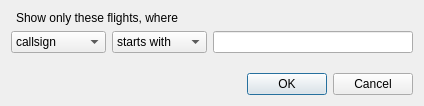
<?xml version="1.0" encoding="UTF-8"?>
<ui version="4.0">
 <class>FilterDialog</class>
 <widget class="QDialog" name="FilterDialog">
  <property name="windowModality">
   <enum>Qt::ApplicationModal</enum>
  </property>
  <property name="geometry">
   <rect>
    <x>0</x>
    <y>0</y>
    <width>424</width>
    <height>106</height>
   </rect>
  </property>
  <property name="windowTitle">
   <string>Filter settings</string>
  </property>
  <property name="windowIcon">
   <iconset resource="imgs.qrc">
    <normaloff>:/mainIcon/icon.png</normaloff>:/mainIcon/icon.png</iconset>
  </property>
  <property name="modal">
   <bool>true</bool>
  </property>
  <layout class="QVBoxLayout" name="verticalLayout">
   <item>
    <layout class="QHBoxLayout" name="horizontalLayout">
     <item>
      <widget class="QLabel" name="label">
       <property name="text">
        <string>Show only these flights, where</string>
       </property>
       <property name="indent">
        <number>5</number>
       </property>
      </widget>
     </item>
    </layout>
   </item>
   <item>
    <layout class="QHBoxLayout" name="horizontalLayout_2">
     <item>
      <widget class="QComboBox" name="FieldBeginComboBox">
       <item>
        <property name="text">
         <string>callsign</string>
        </property>
       </item>
      </widget>
     </item>
     <item>
      <widget class="QComboBox" name="FieldEndComboBox">
       <item>
        <property name="text">
         <string>starts with</string>
        </property>
       </item>
       <item>
        <property name="text">
         <string>contains</string>
        </property>
       </item>
       <item>
        <property name="text">
         <string>ends with</string>
        </property>
       </item>
      </widget>
     </item>
     <item>
      <widget class="QLineEdit" name="RuleLineEdit">
       <property name="sizePolicy">
        <sizepolicy hsizetype="Preferred" vsizetype="Fixed">
         <horstretch>0</horstretch>
         <verstretch>0</verstretch>
        </sizepolicy>
       </property>
       <property name="minimumSize">
        <size>
         <width>200</width>
         <height>0</height>
        </size>
       </property>
       <property name="maximumSize">
        <size>
         <width>200</width>
         <height>16777215</height>
        </size>
       </property>
       <property name="maxLength">
        <number>8</number>
       </property>
      </widget>
     </item>
    </layout>
   </item>
   <item>
    <spacer name="verticalSpacer">
     <property name="orientation">
      <enum>Qt::Vertical</enum>
     </property>
     <property name="sizeHint" stdset="0">
      <size>
       <width>20</width>
       <height>40</height>
      </size>
     </property>
    </spacer>
   </item>
   <item>
    <widget class="QDialogButtonBox" name="buttonBox">
     <property name="orientation">
      <enum>Qt::Horizontal</enum>
     </property>
     <property name="standardButtons">
      <set>QDialogButtonBox::Cancel|QDialogButtonBox::Ok</set>
     </property>
    </widget>
   </item>
  </layout>
 </widget>
 <resources>
  <include location="imgs.qrc"/>
 </resources>
 <connections>
  <connection>
   <sender>buttonBox</sender>
   <signal>accepted()</signal>
   <receiver>FilterDialog</receiver>
   <slot>accept()</slot>
   <hints>
    <hint type="sourcelabel">
     <x>248</x>
     <y>254</y>
    </hint>
    <hint type="destinationlabel">
     <x>157</x>
     <y>274</y>
    </hint>
   </hints>
  </connection>
  <connection>
   <sender>buttonBox</sender>
   <signal>rejected()</signal>
   <receiver>FilterDialog</receiver>
   <slot>reject()</slot>
   <hints>
    <hint type="sourcelabel">
     <x>316</x>
     <y>260</y>
    </hint>
    <hint type="destinationlabel">
     <x>286</x>
     <y>274</y>
    </hint>
   </hints>
  </connection>
 </connections>
</ui>
